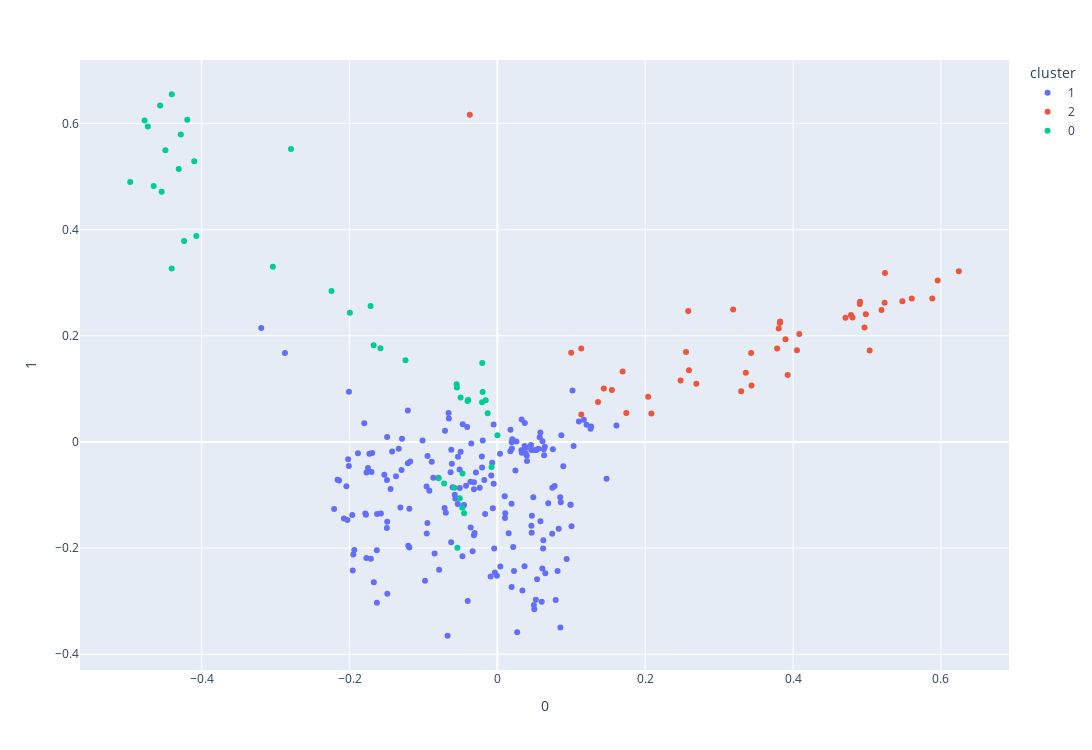

Notebook code for this chart:
### Code cell
from sklearn.decomposition import PCA
from sklearn.cluster import KMeans
import plotly.express as px

# Referenced from my CSCD25 course
def visualize(vectors, index):
    pca = PCA(n_components = 10)
    pca_embedding = pca.fit_transform(vectors)
    pca_embedding = pd.DataFrame(pca_embedding, index = index)
    
    kmeans = KMeans(n_clusters = 3).fit(vectors)
    pca_embedding['cluster'] = kmeans.labels_
    pca_embedding['cluster'] = pca_embedding['cluster'].astype('category')
    
    fig = px.scatter(pca_embedding, x =0 , y = 1, hover_data={"name": pca_embedding.index}, color = 'cluster', width=1200, height=750)
    fig.show()
    
    return [pca, pca_embedding]

plot = visualize(tfidf, np.arange(0,len(tfidf)))

### Figure 1 — Plotly figure (JSON) as saved in the notebook; plotly's stock layout.template omitted (floating-point values rounded to 4 significant figures; data arrays with more than 128 entries replaced by an {"elided": "..."} marker saying what was removed)
{"data": [{"customdata": {"elided": "192x1 int values"}, "hovertemplate": "cluster=1<br>0=%{x}<br>1=%{y}<br>name=%{customdata[0]}<extra></extra>", "legendgroup": "1", "marker": {"color": "#636efa", "symbol": "circle"}, "mode": "markers", "name": "1", "orientation": "v", "showlegend": true, "type": "scatter", "x": {"elided": "192 float values"}, "xaxis": "x", "y": {"elided": "192 float values"}, "yaxis": "y"}, {"customdata": [[11], [14], [20], [21], [23], [24], [34], [52], [63], [67], [75], [88], [92], [98], [101], [103], [105], [111], [121], [135], [139], [140], [143], [144], [146], [147], [148], [155], [158], [160], [170], [177], [180], [185], [187], [189], [192], [193], [201], [226], [238], [243], [261], [262], [267]], "hovertemplate": "cluster=2<br>0=%{x}<br>1=%{y}<br>name=%{customdata[0]}<extra></extra>", "legendgroup": "2", "marker": {"color": "#EF553B", "symbol": "circle"}, "mode": "markers", "name": "2", "orientation": "v", "showlegend": true, "type": "scatter", "x": [0.2552, 0.204, 0.5478, 0.5605, 0.4906, 0.2581, 0.1549, 0.2592, 0.1694, 0.3298, 0.2692, 0.5883, 0.1135, 0.5243, 0.5956, -0.03733, 0.3438, 0.6241, 0.3897, 0.1744, 0.3927, 0.3432, 0.5196, 0.2478, 0.4084, 0.3822, 0.4708, 0.4966, 0.4984, 0.09981, 0.4783, 0.4052, 0.144, 0.4902, 0.1361, 0.5035, 0.3189, 0.5238, 0.3784, 0.1134, 0.3361, 0.4803, 0.3806, 0.3826, 0.2083], "xaxis": "x", "y": [0.1693, 0.08524, 0.2647, 0.2701, 0.2638, 0.2465, 0.09783, 0.1351, 0.1324, 0.09542, 0.1094, 0.2703, 0.05144, 0.318, 0.3041, 0.6164, 0.106, 0.3216, 0.1936, 0.05439, 0.1259, 0.1674, 0.2486, 0.1157, 0.2033, 0.224, 0.2338, 0.2157, 0.2405, 0.1681, 0.239, 0.1727, 0.1004, 0.2596, 0.07535, 0.1723, 0.2492, 0.2622, 0.1761, 0.1758, 0.1303, 0.2341, 0.2138, 0.2269, 0.05363], "yaxis": "y"}, {"customdata": [[15], [30], [32], [35], [38], [41], [51], [64], [65], [68], [70], [77], [82], [90], [96], [99], [115], [116], [117], [119], [120], [124], [126], [145], [167], [169], [172], [174], [183], [195], [205], [209], [213], [214], [215], [224], [233], [237], [246], [254], [276], [278], [279]], "hovertemplate": "cluster=0<br>0=%{x}<br>1=%{y}<br>name=%{customdata[0]}<extra></extra>", "legendgroup": "0", "marker": {"color": "#00cc96", "symbol": "circle"}, "mode": "markers", "name": "0", "orientation": "v", "showlegend": true, "type": "scatter", "x": [-0.4649, -0.05837, -0.0548, -0.449, -0.04756, -0.1674, -0.2244, -0.4541, -0.01581, -0.02046, -0.0721, -0.02075, -0.03939, -0.04501, -0.4405, -0.01314, -0.01997, -0.007867, -0.4073, -0.4238, -0.4282, -0.4729, -0.04038, -0.4405, -0.4773, -0.1715, -0.4967, -0.41, -0.04715, 3.089e-05, -0.4562, -0.07945, -0.1995, -0.4311, -0.3037, -0.05403, -0.05512, -0.4195, -0.2792, -0.05093, -0.1243, -0.04976, -0.1582], "xaxis": "x", "y": [0.4823, -0.08617, 0.1023, 0.5492, -0.1243, 0.1818, 0.2844, 0.4714, 0.07842, 0.1487, -0.0784, 0.07459, 0.07908, -0.1346, 0.6549, 0.05393, 0.09391, -0.04726, 0.3877, 0.3785, 0.5792, 0.5943, 0.07687, 0.3266, 0.6055, 0.2558, 0.4896, 0.5287, -0.05975, 0.0127, 0.6339, -0.06853, 0.2433, 0.5142, 0.3301, -0.1996, 0.1084, 0.6069, 0.5517, -0.1064, 0.154, 0.08344, 0.1766], "yaxis": "y"}], "layout": {"height": 750, "legend": {"title": {"text": "cluster"}, "tracegroupgap": 0}, "margin": {"t": 60}, "width": 1200, "xaxis": {"anchor": "y", "autorange": true, "domain": [0, 1], "range": [-0.564, 0.6915], "title": {"text": "0"}, "type": "linear"}, "yaxis": {"anchor": "x", "autorange": true, "domain": [0, 1], "range": [-0.4297, 0.7194], "title": {"text": "1"}, "type": "linear"}}}
